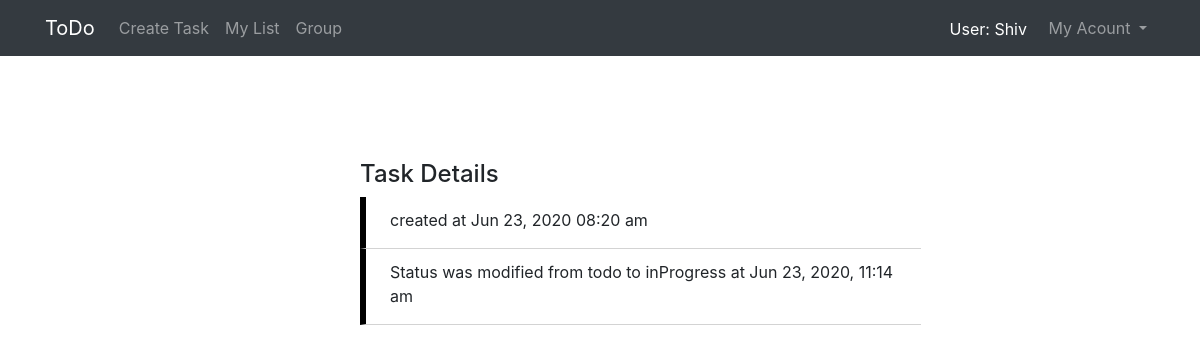
The app's page /3/detail (signed in) with its own data.
### todoapp/models.py (models this page shows)
class SummaryModel(models.Model):
    taskId=models.ForeignKey(ToDoModel,related_name='todolist',on_delete=models.CASCADE,null=True)
    dateTime=models.DateTimeField(blank=True,default=None)
    description_summary=models.TextField(default='None')
    modefied_detail=models.CharField(max_length=60,default=None,null =True)
    created_update=models.CharField(max_length=60,default=None,null =True)

### todoapp/views.py (the view)
# urls.py: re_path(r'(?P<id>[\d]+)/detail',v1.task_detail_view),
def task_detail_view(request,id):
    data=ToDoModel.objects.get(id=id)
    detail_data=SummaryModel.objects.filter(taskId=id)
    mylist_data=ToDoModel.objects.filter(user=request.user,status='todo',flagTask='no')
    task_flag_update(request.user)
    return render(request,'todoapp/task_detail.html',{'detail_data':detail_data,'current_user':request.user,'data':mylist_data,'task':data.task,})

### todoapp/supporting_python.py (called while the page is built)
def task_flag_update(user):
    mylist_data = ToDoModel.objects.filter(user=user,status='todo',flagTask='no')
    current_date=str(datetime.now().date())+datetime.now().strftime("%H:%M")
    for task in mylist_data:
        tasktime=str(task.date)+task.time.strftime("%H:%M")
        if current_date == tasktime:
            task.flagTask = 'yes'
            task.save()

### template/todoapp/task_detail.html (shortened to what this page needs)
<!DOCTYPE html>
{% extends "todoapp/base2.html" %}
{% block body_block %}
<div class = "external_task_detail">
{%if detail_data%}
  <h4>Task Details</h4>
      {%for data in detail_data%}
        <div class="task_detail" >
          {% if data.modefied_detail != None %}
             {{data.modefied_detail|linebreaks}}
          {% endif %}
        </div>
      {%endfor%}
{%endif%}
<br><br>
</div>
 {%endblock%}

### template/todoapp/base2.html (shortened to what this page needs)
<!DOCTYPE html>
{%load static%}
{% load crispy_forms_tags %}
<html lang="en" dir="ltr">
  <head >
    <link rel="stylesheet" href="{%static "todoapp/todo_create.css"%}">
    <link rel="stylesheet" href="{%static "todoapp/form_style.css"%}">
    <link rel="stylesheet" href="{%static "todoapp/group_static.css"%}">
    <link rel="stylesheet" href="https://stackpath.bootstrapcdn.com/bootstrap/4.1.3/css/bootstrap.min.css">
    <link rel="stylesheet" href="https://maxcdn.bootstrapcdn.com/bootstrap/4.0.0/css/bootstrap.min.css">
    <link rel="stylesheet" href="https://cdnjs.cloudflare.com/ajax/libs/font-awesome/4.7.0/css/font-awesome.min.css">
  </head>
  <body class="body_class"  id="stop" onload="testfunction()">
      <nav class="navbar navbar-expand-md navbar-dark bg-dark fixed-top">
        <div class="container">
          <a class="navbar-brand" href="/mylist/mylist">ToDo</a>
          <div class="collapse navbar-collapse" id="navbarSupportedContent">
              <ul class="navbar-nav ">
                <li class="nav-item ">
                    <a class="nav-link" href="/">Create Task</a>
                </li>
                <li class="nav-item">
                    <a class="nav-link" href="/mylist/mylist">My List</a>
                </li>
                <li class="nav-item">
                    <a class="nav-link" href="/group">Group</a>
                </li>
              </ul>
              <ul class="navbar-nav ml-auto">
                     <span style="color:white;padding-top:9px;"><li>User:&nbsp{{current_user|title}}</li></span> &nbsp&nbsp&nbsp
                     <li class="nav-item dropdown">
                          <a class="nav-link dropdown-toggle" href="#" id="navbarDropdown" role="button" data-toggle="dropdown">
                            My Acount
                          </a>
                    </li>
               </ul>
            </div>
            </div>
        </nav>
      {% block body_block %}{% endblock %}
  </body>
</html>

### static/todoapp/todo_create.css (style rules this page uses)
.external_task_detail { position: absolute; top:20% ; left: 30%; }
.task_detail { padding-top: 2%; padding-right: 1%; padding-left: 1.5rem; border-bottom: 1px solid #D3D3D3; border-left: 6px solid black; border-spacing: 20%; }
body { overflow-x: hidden; }

### records on screen
SummaryModel: modefied_detail "created at Jun 23, 2020 08:20 am"
SummaryModel: modefied_detail "Status was modified from todo to inProgress at Jun 23, 2020, 11:14 am"

### other values on screen
{{ current_user|title }} "Shiv"
